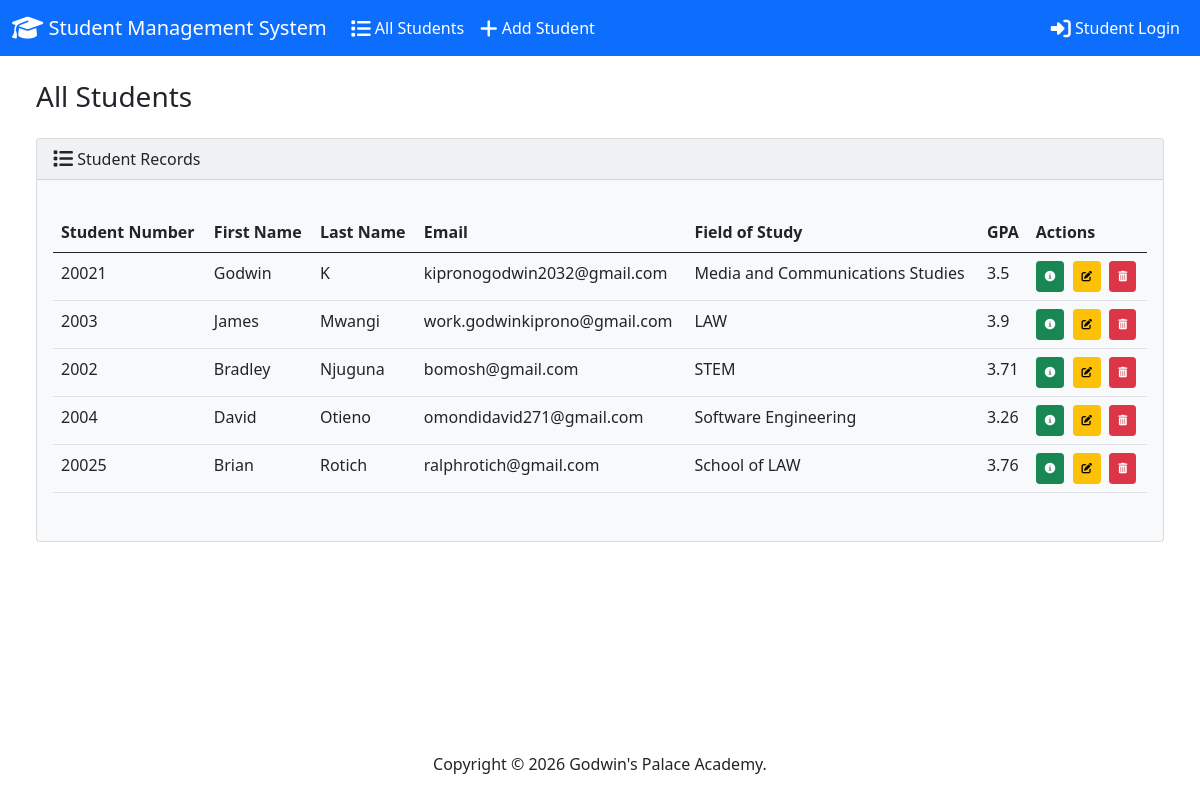
The page / on the database its author committed.
### students/models.py (models this page shows, shortened)
class Student(models.Model):
    student_number = models.IntegerField(unique=True)
    first_name = models.CharField(max_length=100)
    last_name = models.CharField(max_length=100)
    email = models.EmailField()
    field_of_study = models.CharField(max_length=100)
    gpa = models.FloatField()
    password = models.CharField(max_length=128, default='student123')
    class Meta:
        ordering = ['last_name', 'first_name']

### students/views.py (the view)
# urls.py: path('', views.index, name='index'),
def index(request):
  return render(request, 'students/index.html', {
    'students': Student.objects.all()
  })

### students/templates/students/index.html (shortened to what this page needs)
{% extends "students/base.html" %}
{% block body %}
<h3 class="m-4">All Students</h3>
<div class="row">
  <div class="col-12">
    {% if students %}
    <div class="card bg-light ms-4 me-4 mb-4">
      <div class="card-header">
        <i class="fa-solid fa-list fa-lg"></i> Student Records
      </div>
      <div class="card-body">
        <p class="card-text">
          <div class="table-responsive">
            <table class="table table-hover">
              <thead>
                <tr>
                  <th scope="col">Student Number</th>
                  <th scope="col">First Name</th>
                  <th scope="col">Last Name</th>
                  <th scope="col">Email</th>
                  <th scope="col">Field of Study</th>
                  <th scope="col">GPA</th>
                  <th scope="col">Actions</th>
                </tr>
              </thead>
              <tbody>
                {% for student in students %}
                  <tr>
                    <td>{{ student.student_number }}</td>
                    <td>{{ student.first_name }}</td>
                    <td>{{ student.last_name }}</td>
                    <td>{{ student.email }}</td>
                    <td>{{ student.field_of_study }}</td>
                    <td>{{ student.gpa }}</td>
                    <td>
                      <button type="button" class="btn btn-success btn-sm me-1" href="{% url 'view_student' student.id %}" data-bs-toggle="modal" data-bs-target="#myModal{{student.id}}">
                      </button>
                      <a class="btn btn-warning btn-sm me-1" href="{% url 'edit' student.id %}">
                      </a>
                      <button type="button" class="btn btn-danger btn-sm" data-bs-toggle="modal" data-bs-target="#delete{{student.id}}">
                      </button>
                    </td>
                  </tr>
                {% endfor %}
              </tbody>
            </table>
          </div>
        </p>
      </div>
    </div>
    {% else %}
      <h5 class="alert alert-primary ms-4 me-4">No Student Records</h5>
    {% endif %}
  </div>
</div>
{% endblock %}

### students/templates/students/base.html (shortened to what this page needs)
<!DOCTYPE html>
<html lang="en">
  <head>
    <link rel="stylesheet" href="https://cdnjs.cloudflare.com/ajax/libs/font-awesome/6.1.1/css/all.min.css">
    <link href="https://cdn.jsdelivr.net/npm/bootstrap@5.0.2/dist/css/bootstrap.min.css" rel="stylesheet">
  </head>
  <body class="d-flex flex-column min-vh-100">
    <nav class="navbar navbar-expand-lg navbar-dark bg-primary">
      <div class="container-fluid">
        <a class="navbar-brand" href="{% url 'index' %}">
          <i class="fa-solid fa-graduation-cap fa-lg"></i> Student Management System
        </a>
        <div class="collapse navbar-collapse" id="navbarColor01">
          <ul class="navbar-nav me-auto">
            <li class="nav-item">
              <a class="nav-link text-white" href="{% url 'index' %}">
                <i class="fa-solid fa-list fa-lg"></i> All Students
              </a>
            </li>
            <li class="nav-item">
              <a class="nav-link text-white" href="{% url 'add' %}">
                <i class="fa-solid fa-plus fa-lg"></i> Add Student
              </a>
            </li>
          </ul>
          <ul class="navbar-nav ms-auto">
            <li class="nav-item">
              <a class="nav-link text-white" href="{% url 'student_login' %}">
                <i class="fa-solid fa-right-to-bracket fa-lg"></i> Student Login
              </a>
            </li>
          </ul>
        </div>
      </div>
    </nav>
    <div class="container-fluid">
      {% block body %}
      {% endblock %}
    </div>
    <footer class="mt-auto mb-4">
      <div class="text-center">
        <span>
          Copyright &copy; <script>document.write(new Date().getFullYear())</script> Godwin's Palace Academy.
        </span>
      </div>
    </footer>
  </body>
</html>

### rows shown on the page
Student: student_number "20021", first_name "Godwin", last_name "K", email "kipronogodwin2032@gmail.com", field_of_study "Media and Communications Studies", gpa "3.5"
Student: student_number "2003", first_name "James", last_name "Mwangi", email "work.godwinkiprono@gmail.com", field_of_study "LAW", gpa "3.9"
Student: student_number "2002", first_name "Bradley", last_name "Njuguna", email "bomosh@gmail.com", field_of_study "STEM", gpa "3.71"
Student: student_number "2004", first_name "David", last_name "Otieno", email "omondidavid271@gmail.com", field_of_study "Software Engineering", gpa "3.26"
Student: student_number "20025", first_name "Brian", last_name "Rotich", email "ralphrotich@gmail.com", field_of_study "School of LAW", gpa "3.76"
